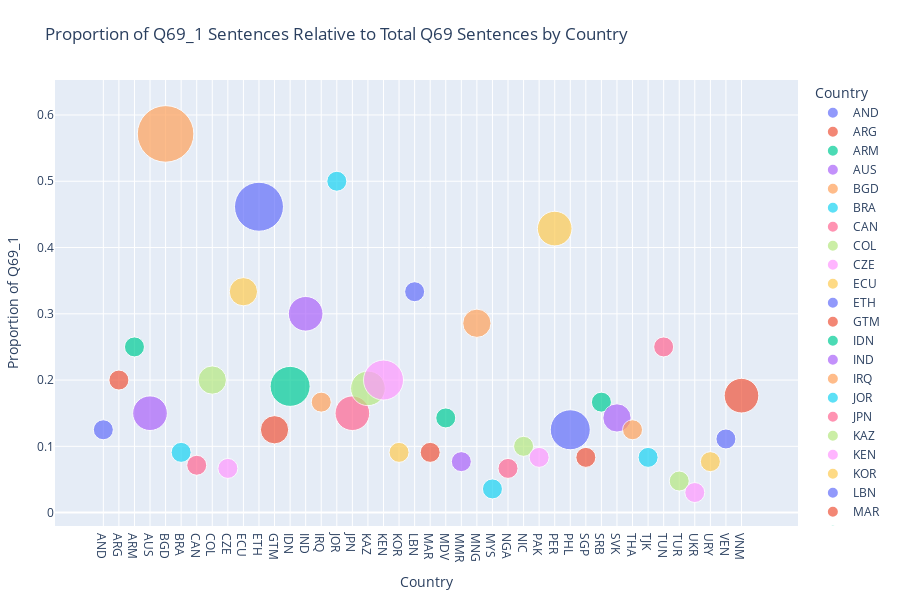

The notebook cell this image was saved under:
### Code cell
## (Visualization -I) ##

# This code filters predicted Q69-related labels from the predictions dataset,
# calculates sentence counts and proportions of given response per country,
# prepares the data for ordered plotting,
# then creates and displays a scatter plot showing the proportion of Q69_1 sentences relative to total Q69 sentences by country,
# with point sizes representing sentence counts, x-axis showing the countries and y-axis the proportion of given response to total count responses.

%run visualize_preds_props.py

### Figure 1 — Plotly figure (JSON) as saved in the notebook; plotly's stock layout.template omitted (floating-point values rounded to 4 significant figures)
{"data": [{"hovertemplate": "<b>%{hovertext}</b><br><br>Country=%{x}<br>Proportion of Q69_1=%{y}<br>Sentence Count=%{marker.size}<extra></extra>", "hovertext": ["AND"], "legendgroup": "AND", "marker": {"color": "#636efa", "size": [1], "sizemode": "area", "sizeref": 0.005, "symbol": "circle"}, "mode": "markers", "name": "AND", "orientation": "v", "showlegend": true, "type": "scatter", "x": ["AND"], "xaxis": "x", "y": [0.125], "yaxis": "y"}, {"hovertemplate": "<b>%{hovertext}</b><br><br>Country=%{x}<br>Proportion of Q69_1=%{y}<br>Sentence Count=%{marker.size}<extra></extra>", "hovertext": ["ARG"], "legendgroup": "ARG", "marker": {"color": "#EF553B", "size": [1], "sizemode": "area", "sizeref": 0.005, "symbol": "circle"}, "mode": "markers", "name": "ARG", "orientation": "v", "showlegend": true, "type": "scatter", "x": ["ARG"], "xaxis": "x", "y": [0.2], "yaxis": "y"}, {"hovertemplate": "<b>%{hovertext}</b><br><br>Country=%{x}<br>Proportion of Q69_1=%{y}<br>Sentence Count=%{marker.size}<extra></extra>", "hovertext": ["ARM"], "legendgroup": "ARM", "marker": {"color": "#00cc96", "size": [1], "sizemode": "area", "sizeref": 0.005, "symbol": "circle"}, "mode": "markers", "name": "ARM", "orientation": "v", "showlegend": true, "type": "scatter", "x": ["ARM"], "xaxis": "x", "y": [0.25], "yaxis": "y"}, {"hovertemplate": "<b>%{hovertext}</b><br><br>Country=%{x}<br>Proportion of Q69_1=%{y}<br>Sentence Count=%{marker.size}<extra></extra>", "hovertext": ["AUS"], "legendgroup": "AUS", "marker": {"color": "#ab63fa", "size": [3], "sizemode": "area", "sizeref": 0.005, "symbol": "circle"}, "mode": "markers", "name": "AUS", "orientation": "v", "showlegend": true, "type": "scatter", "x": ["AUS"], "xaxis": "x", "y": [0.15], "yaxis": "y"}, {"hovertemplate": "<b>%{hovertext}</b><br><br>Country=%{x}<br>Proportion of Q69_1=%{y}<br>Sentence Count=%{marker.size}<extra></extra>", "hovertext": ["BGD"], "legendgroup": "BGD", "marker": {"color": "#FFA15A", "size": [8], "sizemode": "area", "sizeref": 0.005, "symbol": "circle"}, "mode": "markers", "name": "BGD", "orientation": "v", "showlegend": true, "type": "scatter", "x": ["BGD"], "xaxis": "x", "y": [0.5714], "yaxis": "y"}, {"hovertemplate": "<b>%{hovertext}</b><br><br>Country=%{x}<br>Proportion of Q69_1=%{y}<br>Sentence Count=%{marker.size}<extra></extra>", "hovertext": ["BRA"], "legendgroup": "BRA", "marker": {"color": "#19d3f3", "size": [1], "sizemode": "area", "sizeref": 0.005, "symbol": "circle"}, "mode": "markers", "name": "BRA", "orientation": "v", "showlegend": true, "type": "scatter", "x": ["BRA"], "xaxis": "x", "y": [0.09091], "yaxis": "y"}, {"hovertemplate": "<b>%{hovertext}</b><br><br>Country=%{x}<br>Proportion of Q69_1=%{y}<br>Sentence Count=%{marker.size}<extra></extra>", "hovertext": ["CAN"], "legendgroup": "CAN", "marker": {"color": "#FF6692", "size": [1], "sizemode": "area", "sizeref": 0.005, "symbol": "circle"}, "mode": "markers", "name": "CAN", "orientation": "v", "showlegend": true, "type": "scatter", "x": ["CAN"], "xaxis": "x", "y": [0.07143], "yaxis": "y"}, {"hovertemplate": "<b>%{hovertext}</b><br><br>Country=%{x}<br>Proportion of Q69_1=%{y}<br>Sentence Count=%{marker.size}<extra></extra>", "hovertext": ["COL"], "legendgroup": "COL", "marker": {"color": "#B6E880", "size": [2], "sizemode": "area", "sizeref": 0.005, "symbol": "circle"}, "mode": "markers", "name": "COL", "orientation": "v", "showlegend": true, "type": "scatter", "x": ["COL"], "xaxis": "x", "y": [0.2], "yaxis": "y"}, {"hovertemplate": "<b>%{hovertext}</b><br><br>Country=%{x}<br>Proportion of Q69_1=%{y}<br>Sentence Count=%{marker.size}<extra></extra>", "hovertext": ["CZE"], "legendgroup": "CZE", "marker": {"color": "#FF97FF", "size": [1], "sizemode": "area", "sizeref": 0.005, "symbol": "circle"}, "mode": "markers", "name": "CZE", "orientation": "v", "showlegend": true, "type": "scatter", "x": ["CZE"], "xaxis": "x", "y": [0.06667], "yaxis": "y"}, {"hovertemplate": "<b>%{hovertext}</b><br><br>Country=%{x}<br>Proportion of Q69_1=%{y}<br>Sentence Count=%{marker.size}<extra></extra>", "hovertext": ["ECU"], "legendgroup": "ECU", "marker": {"color": "#FECB52", "size": [2], "sizemode": "area", "sizeref": 0.005, "symbol": "circle"}, "mode": "markers", "name": "ECU", "orientation": "v", "showlegend": true, "type": "scatter", "x": ["ECU"], "xaxis": "x", "y": [0.3333], "yaxis": "y"}, {"hovertemplate": "<b>%{hovertext}</b><br><br>Country=%{x}<br>Proportion of Q69_1=%{y}<br>Sentence Count=%{marker.size}<extra></extra>", "hovertext": ["ETH"], "legendgroup": "ETH", "marker": {"color": "#636efa", "size": [6], "sizemode": "area", "sizeref": 0.005, "symbol": "circle"}, "mode": "markers", "name": "ETH", "orientation": "v", "showlegend": true, "type": "scatter", "x": ["ETH"], "xaxis": "x", "y": [0.4615], "yaxis": "y"}, {"hovertemplate": "<b>%{hovertext}</b><br><br>Country=%{x}<br>Proportion of Q69_1=%{y}<br>Sentence Count=%{marker.size}<extra></extra>", "hovertext": ["GTM"], "legendgroup": "GTM", "marker": {"color": "#EF553B", "size": [2], "sizemode": "area", "sizeref": 0.005, "symbol": "circle"}, "mode": "markers", "name": "GTM", "orientation": "v", "showlegend": true, "type": "scatter", "x": ["GTM"], "xaxis": "x", "y": [0.125], "yaxis": "y"}, {"hovertemplate": "<b>%{hovertext}</b><br><br>Country=%{x}<br>Proportion of Q69_1=%{y}<br>Sentence Count=%{marker.size}<extra></extra>", "hovertext": ["IDN"], "legendgroup": "IDN", "marker": {"color": "#00cc96", "size": [4], "sizemode": "area", "sizeref": 0.005, "symbol": "circle"}, "mode": "markers", "name": "IDN", "orientation": "v", "showlegend": true, "type": "scatter", "x": ["IDN"], "xaxis": "x", "y": [0.1905], "yaxis": "y"}, {"hovertemplate": "<b>%{hovertext}</b><br><br>Country=%{x}<br>Proportion of Q69_1=%{y}<br>Sentence Count=%{marker.size}<extra></extra>", "hovertext": ["IND"], "legendgroup": "IND", "marker": {"color": "#ab63fa", "size": [3], "sizemode": "area", "sizeref": 0.005, "symbol": "circle"}, "mode": "markers", "name": "IND", "orientation": "v", "showlegend": true, "type": "scatter", "x": ["IND"], "xaxis": "x", "y": [0.3], "yaxis": "y"}, {"hovertemplate": "<b>%{hovertext}</b><br><br>Country=%{x}<br>Proportion of Q69_1=%{y}<br>Sentence Count=%{marker.size}<extra></extra>", "hovertext": ["IRQ"], "legendgroup": "IRQ", "marker": {"color": "#FFA15A", "size": [1], "sizemode": "area", "sizeref": 0.005, "symbol": "circle"}, "mode": "markers", "name": "IRQ", "orientation": "v", "showlegend": true, "type": "scatter", "x": ["IRQ"], "xaxis": "x", "y": [0.1667], "yaxis": "y"}, {"hovertemplate": "<b>%{hovertext}</b><br><br>Country=%{x}<br>Proportion of Q69_1=%{y}<br>Sentence Count=%{marker.size}<extra></extra>", "hovertext": ["JOR"], "legendgroup": "JOR", "marker": {"color": "#19d3f3", "size": [1], "sizemode": "area", "sizeref": 0.005, "symbol": "circle"}, "mode": "markers", "name": "JOR", "orientation": "v", "showlegend": true, "type": "scatter", "x": ["JOR"], "xaxis": "x", "y": [0.5], "yaxis": "y"}, {"hovertemplate": "<b>%{hovertext}</b><br><br>Country=%{x}<br>Proportion of Q69_1=%{y}<br>Sentence Count=%{marker.size}<extra></extra>", "hovertext": ["JPN"], "legendgroup": "JPN", "marker": {"color": "#FF6692", "size": [3], "sizemode": "area", "sizeref": 0.005, "symbol": "circle"}, "mode": "markers", "name": "JPN", "orientation": "v", "showlegend": true, "type": "scatter", "x": ["JPN"], "xaxis": "x", "y": [0.15], "yaxis": "y"}, {"hovertemplate": "<b>%{hovertext}</b><br><br>Country=%{x}<br>Proportion of Q69_1=%{y}<br>Sentence Count=%{marker.size}<extra></extra>", "hovertext": ["KAZ"], "legendgroup": "KAZ", "marker": {"color": "#B6E880", "size": [3], "sizemode": "area", "sizeref": 0.005, "symbol": "circle"}, "mode": "markers", "name": "KAZ", "orientation": "v", "showlegend": true, "type": "scatter", "x": ["KAZ"], "xaxis": "x", "y": [0.1875], "yaxis": "y"}, {"hovertemplate": "<b>%{hovertext}</b><br><br>Country=%{x}<br>Proportion of Q69_1=%{y}<br>Sentence Count=%{marker.size}<extra></extra>", "hovertext": ["KEN"], "legendgroup": "KEN", "marker": {"color": "#FF97FF", "size": [4], "sizemode": "area", "sizeref": 0.005, "symbol": "circle"}, "mode": "markers", "name": "KEN", "orientation": "v", "showlegend": true, "type": "scatter", "x": ["KEN"], "xaxis": "x", "y": [0.2], "yaxis": "y"}, {"hovertemplate": "<b>%{hovertext}</b><br><br>Country=%{x}<br>Proportion of Q69_1=%{y}<br>Sentence Count=%{marker.size}<extra></extra>", "hovertext": ["KOR"], "legendgroup": "KOR", "marker": {"color": "#FECB52", "size": [1], "sizemode": "area", "sizeref": 0.005, "symbol": "circle"}, "mode": "markers", "name": "KOR", "orientation": "v", "showlegend": true, "type": "scatter", "x": ["KOR"], "xaxis": "x", "y": [0.09091], "yaxis": "y"}, {"hovertemplate": "<b>%{hovertext}</b><br><br>Country=%{x}<br>Proportion of Q69_1=%{y}<br>Sentence Count=%{marker.size}<extra></extra>", "hovertext": ["LBN"], "legendgroup": "LBN", "marker": {"color": "#636efa", "size": [1], "sizemode": "area", "sizeref": 0.005, "symbol": "circle"}, "mode": "markers", "name": "LBN", "orientation": "v", "showlegend": true, "type": "scatter", "x": ["LBN"], "xaxis": "x", "y": [0.3333], "yaxis": "y"}, {"hovertemplate": "<b>%{hovertext}</b><br><br>Country=%{x}<br>Proportion of Q69_1=%{y}<br>Sentence Count=%{marker.size}<extra></extra>", "hovertext": ["MAR"], "legendgroup": "MAR", "marker": {"color": "#EF553B", "size": [1], "sizemode": "area", "sizeref": 0.005, "symbol": "circle"}, "mode": "markers", "name": "MAR", "orientation": "v", "showlegend": true, "type": "scatter", "x": ["MAR"], "xaxis": "x", "y": [0.09091], "yaxis": "y"}, {"hovertemplate": "<b>%{hovertext}</b><br><br>Country=%{x}<br>Proportion of Q69_1=%{y}<br>Sentence Count=%{marker.size}<extra></extra>", "hovertext": ["MDV"], "legendgroup": "MDV", "marker": {"color": "#00cc96", "size": [1], "sizemode": "area", "sizeref": 0.005, "symbol": "circle"}, "mode": "markers", "name": "MDV", "orientation": "v", "showlegend": true, "type": "scatter", "x": ["MDV"], "xaxis": "x", "y": [0.1429], "yaxis": "y"}, {"hovertemplate": "<b>%{hovertext}</b><br><br>Country=%{x}<br>Proportion of Q69_1=%{y}<br>Sentence Count=%{marker.size}<extra></extra>", "hovertext": ["MMR"], "legendgroup": "MMR", "marker": {"color": "#ab63fa", "size": [1], "sizemode": "area", "sizeref": 0.005, "symbol": "circle"}, "mode": "markers", "name": "MMR", "orientation": "v", "showlegend": true, "type": "scatter", "x": ["MMR"], "xaxis": "x", "y": [0.07692], "yaxis": "y"}, {"hovertemplate": "<b>%{hovertext}</b><br><br>Country=%{x}<br>Proportion of Q69_1=%{y}<br>Sentence Count=%{marker.size}<extra></extra>", "hovertext": ["MNG"], "legendgroup": "MNG", "marker": {"color": "#FFA15A", "size": [2], "sizemode": "area", "sizeref": 0.005, "symbol": "circle"}, "mode": "markers", "name": "MNG", "orientation": "v", "showlegend": true, "type": "scatter", "x": ["MNG"], "xaxis": "x", "y": [0.2857], "yaxis": "y"}, {"hovertemplate": "<b>%{hovertext}</b><br><br>Country=%{x}<br>Proportion of Q69_1=%{y}<br>Sentence Count=%{marker.size}<extra></extra>", "hovertext": ["MYS"], "legendgroup": "MYS", "marker": {"color": "#19d3f3", "size": [1], "sizemode": "area", "sizeref": 0.005, "symbol": "circle"}, "mode": "markers", "name": "MYS", "orientation": "v", "showlegend": true, "type": "scatter", "x": ["MYS"], "xaxis": "x", "y": [0.03571], "yaxis": "y"}, {"hovertemplate": "<b>%{hovertext}</b><br><br>Country=%{x}<br>Proportion of Q69_1=%{y}<br>Sentence Count=%{marker.size}<extra></extra>", "hovertext": ["NGA"], "legendgroup": "NGA", "marker": {"color": "#FF6692", "size": [1], "sizemode": "area", "sizeref": 0.005, "symbol": "circle"}, "mode": "markers", "name": "NGA", "orientation": "v", "showlegend": true, "type": "scatter", "x": ["NGA"], "xaxis": "x", "y": [0.06667], "yaxis": "y"}, {"hovertemplate": "<b>%{hovertext}</b><br><br>Country=%{x}<br>Proportion of Q69_1=%{y}<br>Sentence Count=%{marker.size}<extra></extra>", "hovertext": ["NIC"], "legendgroup": "NIC", "marker": {"color": "#B6E880", "size": [1], "sizemode": "area", "sizeref": 0.005, "symbol": "circle"}, "mode": "markers", "name": "NIC", "orientation": "v", "showlegend": true, "type": "scatter", "x": ["NIC"], "xaxis": "x", "y": [0.1], "yaxis": "y"}, {"hovertemplate": "<b>%{hovertext}</b><br><br>Country=%{x}<br>Proportion of Q69_1=%{y}<br>Sentence Count=%{marker.size}<extra></extra>", "hovertext": ["PAK"], "legendgroup": "PAK", "marker": {"color": "#FF97FF", "size": [1], "sizemode": "area", "sizeref": 0.005, "symbol": "circle"}, "mode": "markers", "name": "PAK", "orientation": "v", "showlegend": true, "type": "scatter", "x": ["PAK"], "xaxis": "x", "y": [0.08333], "yaxis": "y"}, {"hovertemplate": "<b>%{hovertext}</b><br><br>Country=%{x}<br>Proportion of Q69_1=%{y}<br>Sentence Count=%{marker.size}<extra></extra>", "hovertext": ["PER"], "legendgroup": "PER", "marker": {"color": "#FECB52", "size": [3], "sizemode": "area", "sizeref": 0.005, "symbol": "circle"}, "mode": "markers", "name": "PER", "orientation": "v", "showlegend": true, "type": "scatter", "x": ["PER"], "xaxis": "x", "y": [0.4286], "yaxis": "y"}, {"hovertemplate": "<b>%{hovertext}</b><br><br>Country=%{x}<br>Proportion of Q69_1=%{y}<br>Sentence Count=%{marker.size}<extra></extra>", "hovertext": ["PHL"], "legendgroup": "PHL", "marker": {"color": "#636efa", "size": [4], "sizemode": "area", "sizeref": 0.005, "symbol": "circle"}, "mode": "markers", "name": "PHL", "orientation": "v", "showlegend": true, "type": "scatter", "x": ["PHL"], "xaxis": "x", "y": [0.125], "yaxis": "y"}, {"hovertemplate": "<b>%{hovertext}</b><br><br>Country=%{x}<br>Proportion of Q69_1=%{y}<br>Sentence Count=%{marker.size}<extra></extra>", "hovertext": ["SGP"], "legendgroup": "SGP", "marker": {"color": "#EF553B", "size": [1], "sizemode": "area", "sizeref": 0.005, "symbol": "circle"}, "mode": "markers", "name": "SGP", "orientation": "v", "showlegend": true, "type": "scatter", "x": ["SGP"], "xaxis": "x", "y": [0.08333], "yaxis": "y"}, {"hovertemplate": "<b>%{hovertext}</b><br><br>Country=%{x}<br>Proportion of Q69_1=%{y}<br>Sentence Count=%{marker.size}<extra></extra>", "hovertext": ["SRB"], "legendgroup": "SRB", "marker": {"color": "#00cc96", "size": [1], "sizemode": "area", "sizeref": 0.005, "symbol": "circle"}, "mode": "markers", "name": "SRB", "orientation": "v", "showlegend": true, "type": "scatter", "x": ["SRB"], "xaxis": "x", "y": [0.1667], "yaxis": "y"}, {"hovertemplate": "<b>%{hovertext}</b><br><br>Country=%{x}<br>Proportion of Q69_1=%{y}<br>Sentence Count=%{marker.size}<extra></extra>", "hovertext": ["SVK"], "legendgroup": "SVK", "marker": {"color": "#ab63fa", "size": [2], "sizemode": "area", "sizeref": 0.005, "symbol": "circle"}, "mode": "markers", "name": "SVK", "orientation": "v", "showlegend": true, "type": "scatter", "x": ["SVK"], "xaxis": "x", "y": [0.1429], "yaxis": "y"}, {"hovertemplate": "<b>%{hovertext}</b><br><br>Country=%{x}<br>Proportion of Q69_1=%{y}<br>Sentence Count=%{marker.size}<extra></extra>", "hovertext": ["THA"], "legendgroup": "THA", "marker": {"color": "#FFA15A", "size": [1], "sizemode": "area", "sizeref": 0.005, "symbol": "circle"}, "mode": "markers", "name": "THA", "orientation": "v", "showlegend": true, "type": "scatter", "x": ["THA"], "xaxis": "x", "y": [0.125], "yaxis": "y"}, {"hovertemplate": "<b>%{hovertext}</b><br><br>Country=%{x}<br>Proportion of Q69_1=%{y}<br>Sentence Count=%{marker.size}<extra></extra>", "hovertext": ["TJK"], "legendgroup": "TJK", "marker": {"color": "#19d3f3", "size": [1], "sizemode": "area", "sizeref": 0.005, "symbol": "circle"}, "mode": "markers", "name": "TJK", "orientation": "v", "showlegend": true, "type": "scatter", "x": ["TJK"], "xaxis": "x", "y": [0.08333], "yaxis": "y"}, {"hovertemplate": "<b>%{hovertext}</b><br><br>Country=%{x}<br>Proportion of Q69_1=%{y}<br>Sentence Count=%{marker.size}<extra></extra>", "hovertext": ["TUN"], "legendgroup": "TUN", "marker": {"color": "#FF6692", "size": [1], "sizemode": "area", "sizeref": 0.005, "symbol": "circle"}, "mode": "markers", "name": "TUN", "orientation": "v", "showlegend": true, "type": "scatter", "x": ["TUN"], "xaxis": "x", "y": [0.25], "yaxis": "y"}, {"hovertemplate": "<b>%{hovertext}</b><br><br>Country=%{x}<br>Proportion of Q69_1=%{y}<br>Sentence Count=%{marker.size}<extra></extra>", "hovertext": ["TUR"], "legendgroup": "TUR", "marker": {"color": "#B6E880", "size": [1], "sizemode": "area", "sizeref": 0.005, "symbol": "circle"}, "mode": "markers", "name": "TUR", "orientation": "v", "showlegend": true, "type": "scatter", "x": ["TUR"], "xaxis": "x", "y": [0.04762], "yaxis": "y"}, {"hovertemplate": "<b>%{hovertext}</b><br><br>Country=%{x}<br>Proportion of Q69_1=%{y}<br>Sentence Count=%{marker.size}<extra></extra>", "hovertext": ["UKR"], "legendgroup": "UKR", "marker": {"color": "#FF97FF", "size": [1], "sizemode": "area", "sizeref": 0.005, "symbol": "circle"}, "mode": "markers", "name": "UKR", "orientation": "v", "showlegend": true, "type": "scatter", "x": ["UKR"], "xaxis": "x", "y": [0.0303], "yaxis": "y"}, {"hovertemplate": "<b>%{hovertext}</b><br><br>Country=%{x}<br>Proportion of Q69_1=%{y}<br>Sentence Count=%{marker.size}<extra></extra>", "hovertext": ["URY"], "legendgroup": "URY", "marker": {"color": "#FECB52", "size": [1], "sizemode": "area", "sizeref": 0.005, "symbol": "circle"}, "mode": "markers", "name": "URY", "orientation": "v", "showlegend": true, "type": "scatter", "x": ["URY"], "xaxis": "x", "y": [0.07692], "yaxis": "y"}, {"hovertemplate": "<b>%{hovertext}</b><br><br>Country=%{x}<br>Proportion of Q69_1=%{y}<br>Sentence Count=%{marker.size}<extra></extra>", "hovertext": ["VEN"], "legendgroup": "VEN", "marker": {"color": "#636efa", "size": [1], "sizemode": "area", "sizeref": 0.005, "symbol": "circle"}, "mode": "markers", "name": "VEN", "orientation": "v", "showlegend": true, "type": "scatter", "x": ["VEN"], "xaxis": "x", "y": [0.1111], "yaxis": "y"}, {"hovertemplate": "<b>%{hovertext}</b><br><br>Country=%{x}<br>Proportion of Q69_1=%{y}<br>Sentence Count=%{marker.size}<extra></extra>", "hovertext": ["VNM"], "legendgroup": "VNM", "marker": {"color": "#EF553B", "size": [3], "sizemode": "area", "sizeref": 0.005, "symbol": "circle"}, "mode": "markers", "name": "VNM", "orientation": "v", "showlegend": true, "type": "scatter", "x": ["VNM"], "xaxis": "x", "y": [0.1765], "yaxis": "y"}], "layout": {"height": 600, "legend": {"itemsizing": "constant", "title": {"text": "Country"}, "tracegroupgap": 0}, "margin": {"b": 40, "l": 40, "r": 40, "t": 80}, "title": {"text": "Proportion of Q69_1 Sentences Relative to Total Q69 Sentences by Country"}, "xaxis": {"anchor": "y", "categoryarray": ["AND", "ARG", "ARM", "AUS", "BGD", "BRA", "CAN", "COL", "CZE", "ECU", "ETH", "GTM", "IDN", "IND", "IRQ", "JOR", "JPN", "KAZ", "KEN", "KOR", "LBN", "MAR", "MDV", "MMR", "MNG", "MYS", "NGA", "NIC", "PAK", "PER", "PHL", "SGP", "SRB", "SVK", "THA", "TJK", "TUN", "TUR", "UKR", "URY", "VEN", "VNM"], "categoryorder": "array", "domain": [0, 1], "title": {"text": "Country"}}, "yaxis": {"anchor": "x", "domain": [0, 1], "title": {"text": "Proportion of Q69_1"}}}}
